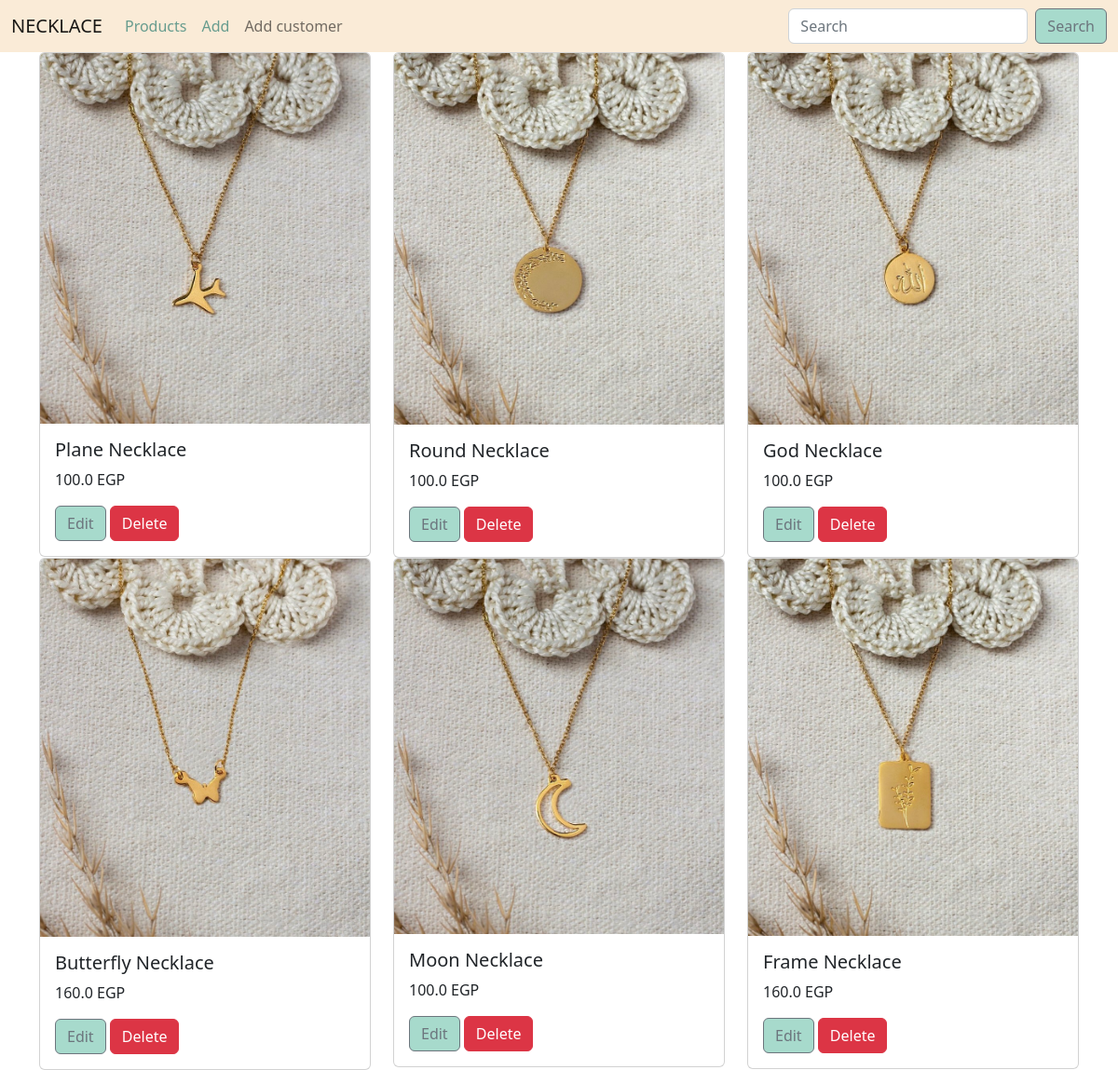
Page /admin/listProducts on the committed database.
### tables this page shows
CREATE TABLE products (
    productid INTEGER PRIMARY KEY AUTOINCREMENT,
    productname TEXT,
    price FLOAT,
    imagefile TEXT);

### main.py (the view)
@app.route("/admin/listProducts")
def admin_products():
    con=get_db().cursor()
    con.execute("select * from products;")
    products=con.fetchall()
    con.close()
    return render_template('admin_products.html', products=products)

### database.py (called while the page is built)
def get_db():
    connect=sqlite3.connect("mydatabase.sqlite", detect_types=sqlite3.PARSE_DECLTYPES)
    connect.row_factory = sqlite3.Row
    return connect

### templates/admin_products.html (shortened to what this page needs)
{% extends 'base_admin.html' %}
{% block content %}
<div class="container">
  <div class="row">
      {% for product in products %}
      <div class="col-4">
        <div class="card">
          <img src="{{url_for('static',filename='uploads/'+product.imagefile)}}" class="card-img-top" alt="...">
          <div class="card-body">
            <h5 class="card-title">{{product.productname}}</h5>
            <p class="card-text">{{product.price}} EGP</p>
           <a href="{{url_for('admin_update',productid=product.productid)}}"  style="background-color:rgb(167, 218, 204);" class="btn btn-outline-secondary">Edit</a>
           <a href="{{url_for('admin_delete',productid=product.productid)}}" class="btn btn-danger">Delete</a>
          </div>
        </div>
      </div>
      {% endfor %}
  </div>
</div>
{% endblock %}

### rows in the picture
products: imagefile (picture), productname "Plane Necklace", price "100.0"
products: imagefile (picture), productname "Round Necklace", price "100.0"
products: imagefile (picture), productname "God Necklace", price "100.0"
products: imagefile (picture), productname "Butterfly Necklace", price "160.0"
products: imagefile (picture), productname "Moon Necklace", price "100.0"
products: imagefile (picture), productname "Frame Necklace", price "160.0"
